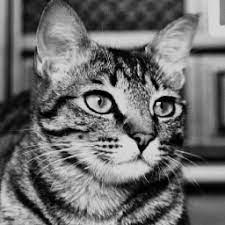
#> input picture photos/image3.jpeg, 225 x 225 px
$ jupyter execute c-difference-original-image-vs-msb-image.ipynb
#> lines starting #> are read from the running program, lines starting #| are printed output that depends on the picture
[cell 1]
import cv2
import numpy as np
import matplotlib.pyplot as plt

[cell 2]
originalImage = cv2.imread("../photos/image3.jpeg", cv2.IMREAD_GRAYSCALE)
#> originalImage is the input picture: shape (225, 225); min 0, max 235, mean 108.7
originalImage = cv2.resize(originalImage, (512, 512))
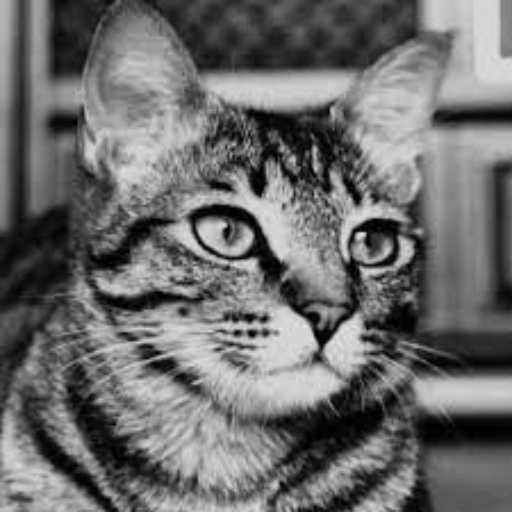
#> originalImage: shape (512, 512); min 0, max 230, mean 108.5

[cell 3]
msbImage = originalImage & 0b11100000
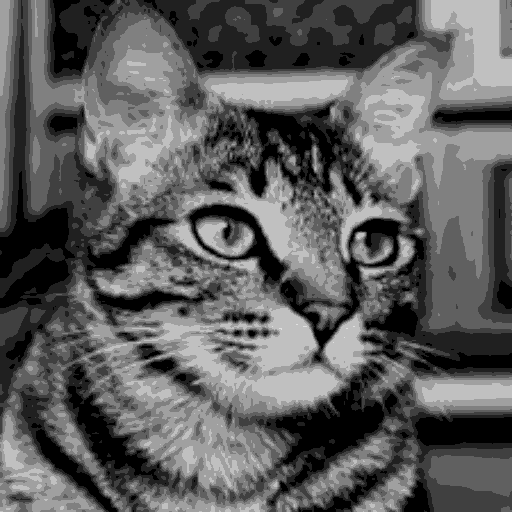
#> msbImage: shape (512, 512); min 0, max 224, mean 93.4

differenceImage = abs(originalImage - msbImage)
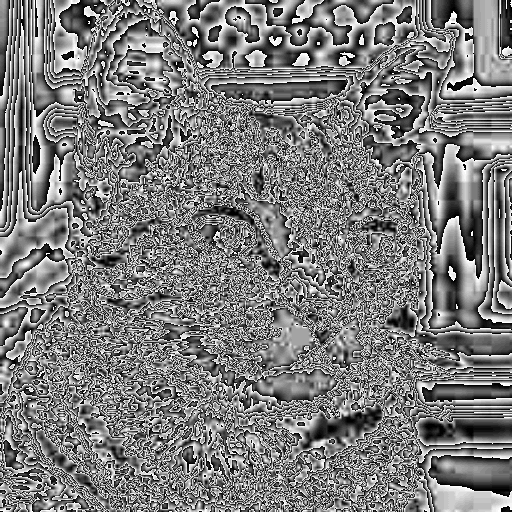
#> differenceImage: shape (512, 512); min 0, max 31, mean 15.1; drawn with min black and max white

[cell 4]
plt.figure(figsize=(12, 6))

plt.subplot(1, 3, 1)
plt.imshow(originalImage, cmap='gray')
plt.title(f"Original Image")

plt.subplot(1, 3, 2)
plt.imshow(msbImage, cmap='gray')
plt.title(f"MSB Image")

plt.subplot(1, 3, 3)
plt.imshow(differenceImage, cmap='gray')
plt.title(f"Difference Image")
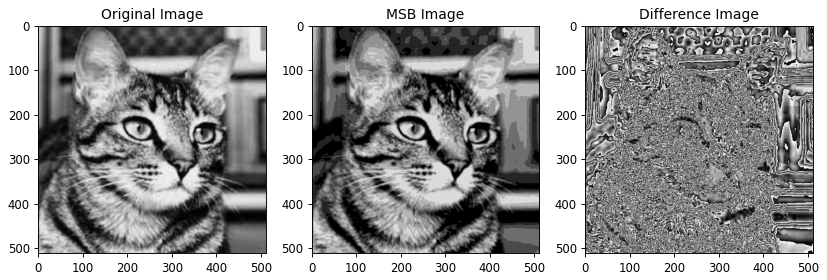
#> figure drawn by matplotlib, 3 panels

$ run again, with photos/image4.jpeg copied over photos/image3.jpeg
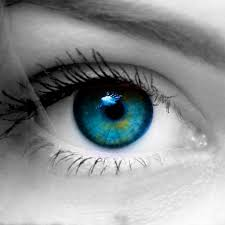
#> input picture photos/image4.jpeg, 225 x 225 px
#> `differenceImage = abs(originalImage - msbImage)`:
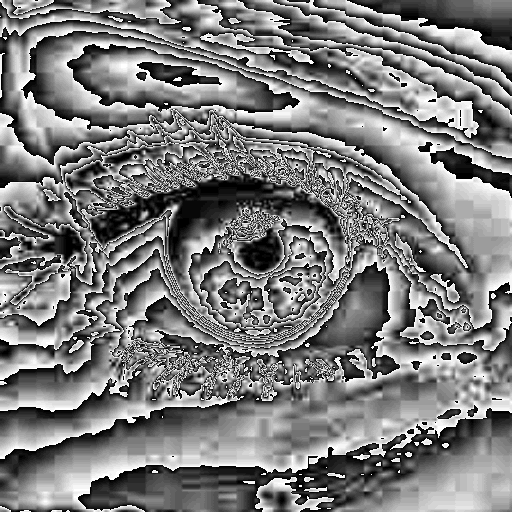
#> differenceImage: shape (512, 512); min 0, max 31, mean 15.1; drawn with min black and max white
#> `[cell 4] plt.figure(figsize=(12, 6))  plt.subplot(1, 3, 1) plt.imshow(..`:
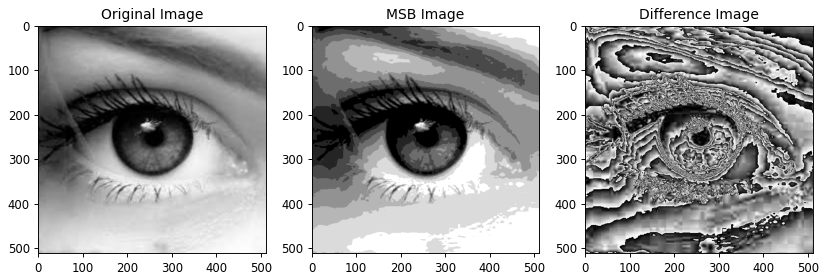
#> figure drawn by matplotlib, 3 panels

$ run again, with photos/image5.jpeg copied over photos/image3.jpeg
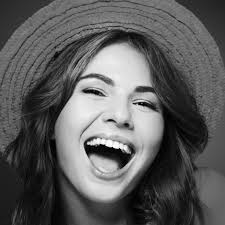
#> input picture photos/image5.jpeg, 225 x 225 px
#> originalImage is the input picture: shape (225, 225); min 0, max 255, mean 91.7
#> originalImage: shape (512, 512)
#> `differenceImage = abs(originalImage - msbImage)`:
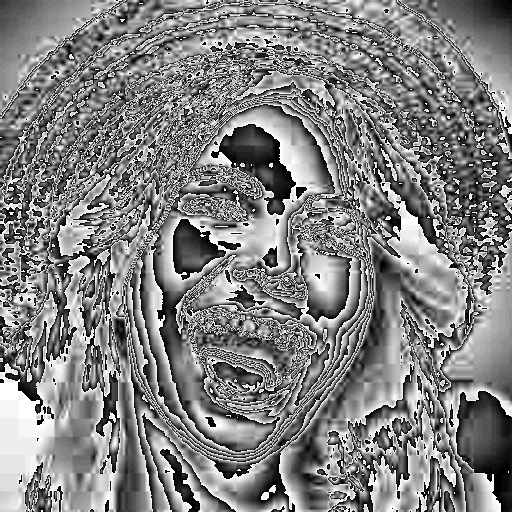
#> differenceImage: shape (512, 512); min 0, max 31, mean 15.8; drawn with min black and max white
#> `[cell 4] plt.figure(figsize=(12, 6))  plt.subplot(1, 3, 1) plt.imshow(..`:
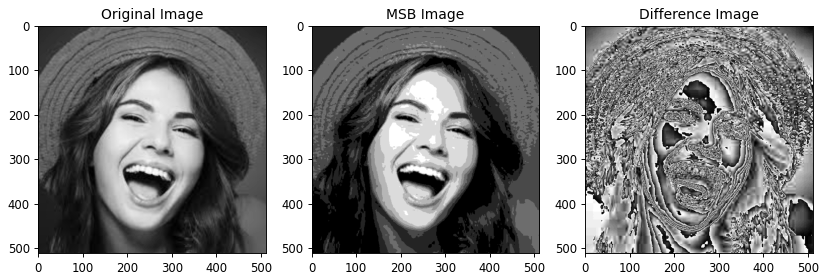
#> figure drawn by matplotlib, 3 panels
